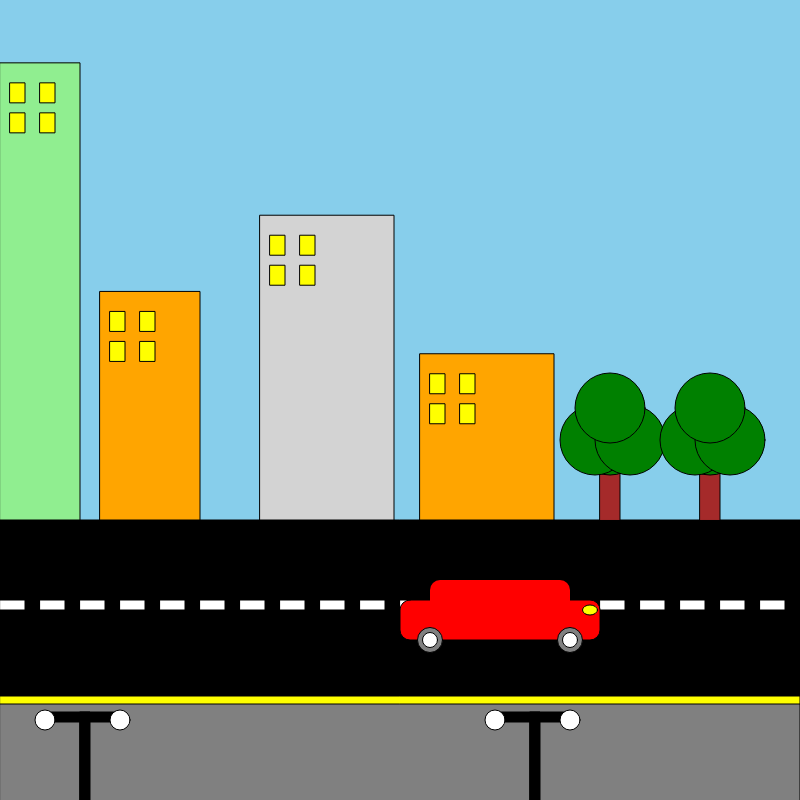
Frame 1 (no input)
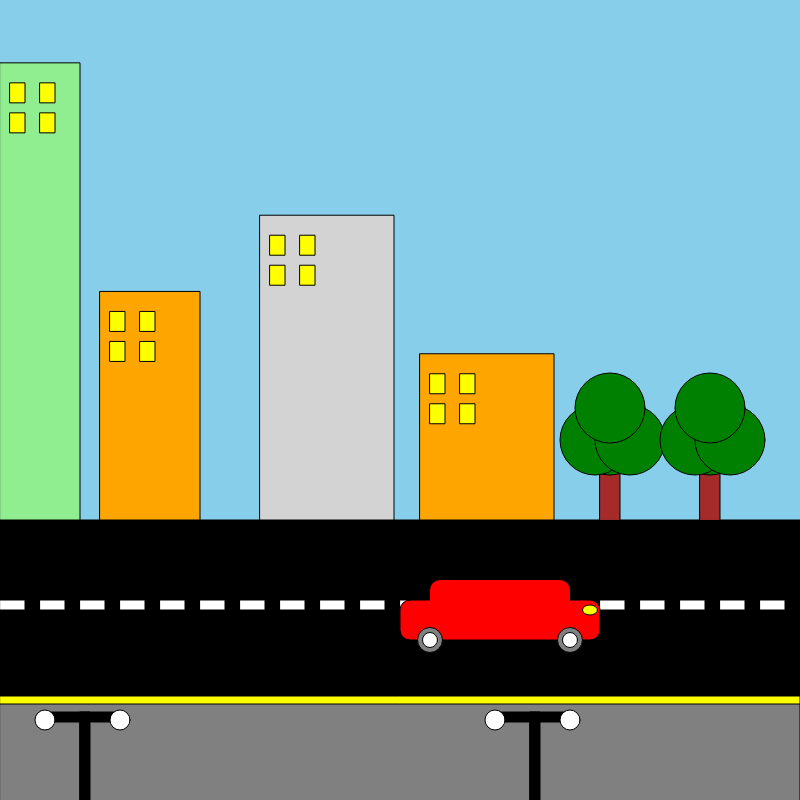
Frame 60 (no input)
Frame 120 (the mouse pressed at the canvas centre since frame 60): identical to frame 60, image omitted

The p5.js sketch that drew these frames (run headless with seeded random() and noise() and a simulated clock; from frame 60 on, the mouse is pressed at the canvas centre):

// p5.js sketch
// ── sketch.js
// Interactive Scene Assignment 01
// Priyansh Jhanji
// February 11, 2025
//
let skyColor = '#87ceeb';
let buildingHeight;
let buildingHeight2;
let buildingHeight3;
let buildingHeight4;
let buildingColor;
let buildingColor2;
let buildingColor3;
let buildingColor4;
let x;

function setup() {
  createCanvas(800, 800);
  buildingHeight = random(200, 560);
  buildingHeight2 = buildingHeight / 2;
  buildingHeight3 = buildingHeight / 1.5;
  buildingHeight4 = buildingHeight / 2.75;

  let buildingColors = ['red', 'lightgreen', 'lightgrey', 'yellow', 'pink', 'orange', 'white'];
  buildingColor = random(buildingColors);
  buildingColor2 = random(buildingColors);
  buildingColor3 = random(buildingColors);
  buildingColor4 = random(buildingColors);

  x = width / 2; 
}
function draw() {
  background(skyColor);


  road();
  sidewalk();
  building();
  tree();
  lamp();
  car();


  if (keyIsDown(LEFT_ARROW)) {
    x -= 5;
    if (x < -200) { // Off left edge
      x = width; // Create a wrap-around effect
    }
  }
  if (keyIsDown(RIGHT_ARROW)) {
    x += 5;
    if (x > width) { // Off right edge
      x = -200; // Create a wrap-around effect
    }
  }
  
}

function mouseWheel(event) {
  if (event.delta > 0) {
    skyColor = 'purple'; 
  } else {
    skyColor = '#87ceeb'; 
  }
}

function road() {
  fill(0);
  rect(0, height * 0.65, width, height * 0.35);

  fill(255);
  for (let i = 0; i < width; i += 40) {
    rect(i, height * 0.75, 25, 10);
  }
}

function sidewalk() {
  fill('yellow');
  rect(0, height * 0.87, width, 10);

  fill('grey');
  rect(0, height * 0.88, width, 150);
}

function building() {
  // First building
  fill(buildingColor);
  rect(0, height * 0.65 - buildingHeight, 80, buildingHeight);

  fill(255, 255, 0); // Yellow windows
  if (buildingHeight > 50) {
    rect(10, height * 0.65 - buildingHeight + 20, 15, 20);
    rect(40, height * 0.65 - buildingHeight + 20, 15, 20);
    rect(10, height * 0.65 - buildingHeight + 50, 15, 20);
    rect(40, height * 0.65 - buildingHeight + 50, 15, 20);
  }

  // Second building
  fill(buildingColor2);
  rect(100, height * 0.65 - buildingHeight2, 100, buildingHeight2);

  fill(255, 255, 0);
  if (buildingHeight2 > 50) {
    rect(110, height * 0.65 - buildingHeight2 + 20, 15, 20);
    rect(140, height * 0.65 - buildingHeight2 + 20, 15, 20);
    rect(110, height * 0.65 - buildingHeight2 + 50, 15, 20);
    rect(140, height * 0.65 - buildingHeight2 + 50, 15, 20);
  }

  // Third building
  fill(buildingColor3);
  rect(260, height * 0.65 - buildingHeight3, 134, buildingHeight3);

  fill(255, 255, 0);
  if (buildingHeight3 > 70) {
    rect(270, height * 0.65 - buildingHeight3 + 20, 15, 20);
    rect(300, height * 0.65 - buildingHeight3 + 20, 15, 20);
    rect(270, height * 0.65 - buildingHeight3 + 50, 15, 20);
    rect(300, height * 0.65 - buildingHeight3 + 50, 15, 20);
  }

  // Fourth building
  fill(buildingColor4);
  rect(420, height * 0.65 - buildingHeight4, 134, buildingHeight4);

  fill(255, 255, 0);
  if (buildingHeight4 > 70) {
    rect(430, height * 0.65 - buildingHeight4 + 20, 15, 20);
    rect(460, height * 0.65 - buildingHeight4 + 20, 15, 20);
    rect(430, height * 0.65 - buildingHeight4 + 50, 15, 20);
    rect(460, height * 0.65 - buildingHeight4 + 50, 15, 20);
  }
}

function tree() {
  // Trunk 1
  fill('brown');
  rect(600, height * 0.5756, 20, 60);

  // Trunk 2
  fill('brown');
  rect(700, height * 0.5756, 20, 60);

  // Leaves 1
  fill('green');
  circle(610, height * 0.55, 70, 70);
  circle(595, height * 0.55, 70, 70);
  circle(630, height * 0.55, 70, 70);
  circle(610, height * 0.51, 70, 70);

  // Leaves 2
  fill('green');
  circle(710, height * 0.55, 70, 70);
  circle(695, height * 0.55, 70, 70);
  circle(730, height * 0.55, 70, 70);
  circle(710, height * 0.51, 70, 70);
}

function lamp() {
  
  fill('black');
  rect(80, height * 0.89, 10, 100);
  rect(45, height * 0.89, 80, 10);
  fill('white');
  circle(45, height * 0.9, 20, 20);
  circle(120, height * 0.9, 20, 20);

  fill('black');
  rect(530, height * 0.89, 10, 100);
  rect(495, height * 0.89, 80, 10);

  fill('white');
  circle(495, height * 0.9, 20, 20);
  circle(570, height * 0.9, 20, 20);
}

function car() {
  fill('red');
  rect(x, height * 0.75, 200, 40, 10);
  noStroke();
  rect(x + 30, height * 0.75 - 20, 140, 40, 10);
  
  stroke(1);
  fill('grey');
  circle(x + 30, height * 0.75 + 40, 25);
  circle(x + 170, height * 0.75 + 40, 25);

  fill('white');
  circle(x + 30, height * 0.75 + 40, 15);
  circle(x + 170, height * 0.75 + 40, 15);

  fill('yellow');
  ellipse(x + 190, height * 0.75 + 10, 15, 10);
}
